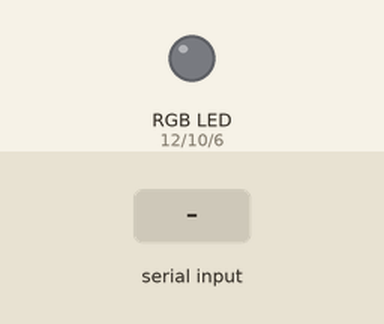
Simulated run of this sketch. Board: Arduino Uno, built with avr-gcc and run on an emulated ATmega328P. Parts: an RGB LED mixed from three pins (HIGH = lit). The inputs (shaded band) are chosen by the test bench. What the sketch prints to the serial monitor is not drawn.

Above: at 1.2 s.
1.3 s: "red" received over Serial
At 3.5 s:
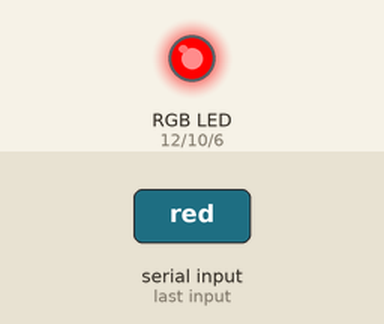
Timing chart, 0 to 5.0 s (numbered marks = the images above; inputs shaded):
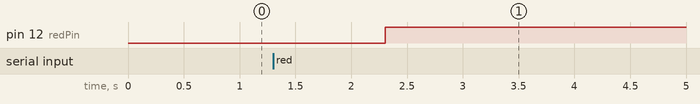

The sketch:

RGB_s.ino
```cpp
String Blink;
int redPin = 12;
int greenPin = 10;
int bluePin = 6;
String msg = "What color do you want the RGB huh..  ";
String msg2 = " Thank you, for your unique choice";
String msg3 = " LED blink";
int dt = 500;


void setup() {
  // put your setup code here, to run once:

Serial.begin(9600);
pinMode(redPin, OUTPUT);
pinMode(greenPin, OUTPUT);
pinMode(bluePin, OUTPUT);
}

void loop() {
  // put your main code here, to run repeatedly:

  Serial.println(msg);

  while(Serial.available() == 0 ){
  }

Blink = Serial.readString();


if(Blink == "red"){
  digitalWrite(redPin, HIGH);
  digitalWrite(greenPin, LOW);
  digitalWrite(bluePin, LOW);
}

delay(dt);


if(Blink == "green"){
  digitalWrite(greenPin, HIGH);
  digitalWrite(redPin, LOW);
  digitalWrite(bluePin, LOW);
}
delay(dt);


if(Blink == "blue"){
  digitalWrite(bluePin, HIGH);
  digitalWrite(greenPin, LOW);
  digitalWrite(redPin, LOW);
}
delay(dt);


if(Blink == "cyan"){
  analogWrite(greenPin, 250);
  analogWrite(bluePin, 155);
  analogWrite(redPin, 0);

}

if(Blink == "magenta"){
  analogWrite(redPin, 128);
  digitalWrite(greenPin, LOW);
  analogWrite(bluePin, 127);
}


if(Blink == "yellow"){
  analogWrite(redPin, 255);
  analogWrite(greenPin, 145);
  digitalWrite(bluePin, LOW);
}
delay(dt);


if(Blink == "off"){
  digitalWrite(redPin, LOW);
  digitalWrite(greenPin, LOW);
  digitalWrite(bluePin, LOW);
}


if(Blink == "orange"){
  analogWrite(redPin, 230);
  analogWrite(greenPin, 35);
  digitalWrite(bluePin, LOW);
}
delay(dt);


if(Blink == "fuschia"){
  analogWrite(redPin, 250);
  analogWrite(greenPin, 10);
  analogWrite(bluePin, 225);
}
delay(dt);
}
```

Measured:
- after the input at 1.3 s, pin 12 (redPin): LOW → HIGH after 1.0 s
